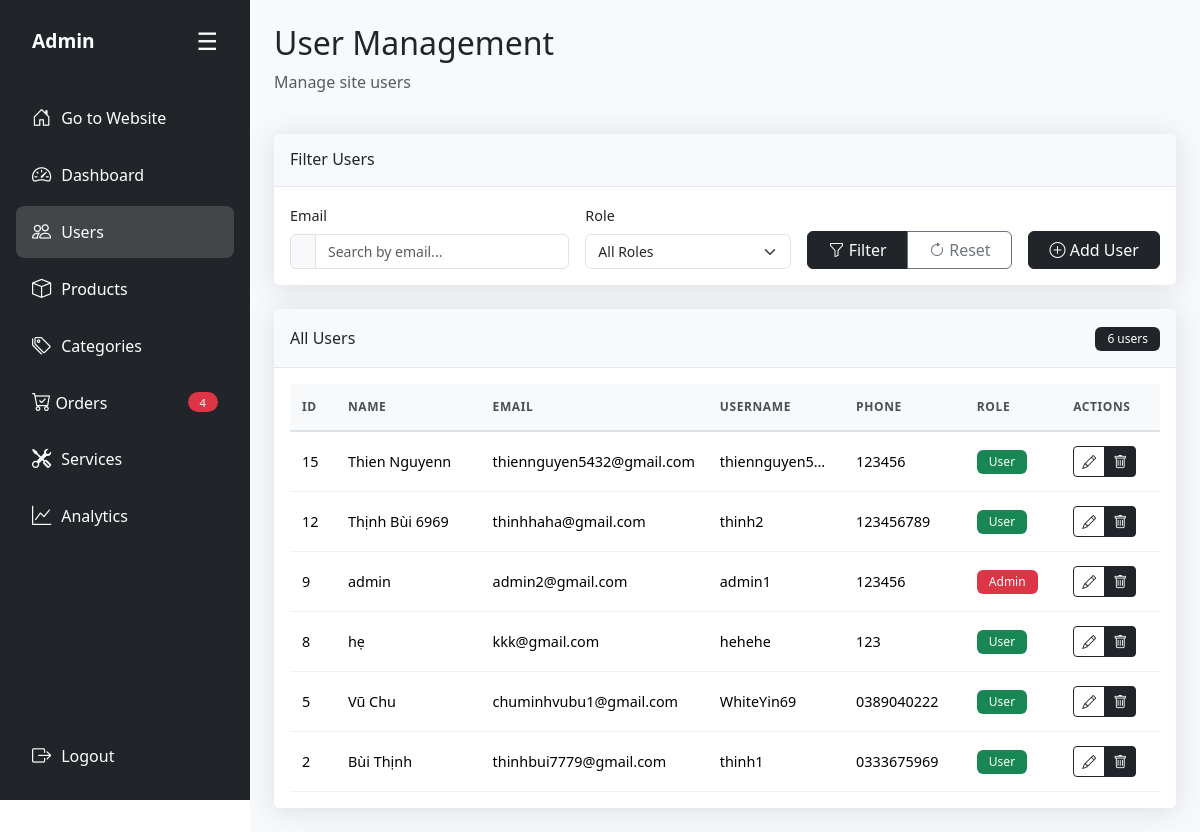
Page /admin/modules/users.php (signed in) on the committed database.
### tables this page shows
CREATE TABLE `site_user` (
  `id` int(11) NOT NULL,
  `name` varchar(50) DEFAULT NULL,
  `address` varchar(255) DEFAULT NULL,
  `email` varchar(255) NOT NULL,
  `phone` varchar(50) DEFAULT NULL,
  `username` varchar(50) NOT NULL,
  `password` varchar(255) NOT NULL,
  `role` tinyint(1) NOT NULL DEFAULT 0,
  `reset_token` varchar(64) DEFAULT NULL
);

### admin/modules/users.php (the view, shortened to what this page needs)
<?php
require_once '../includes/admin-layout.php';
$action = $_POST['action'] ?? $_GET['action'] ?? 'list';
?>
<div class="row mb-4">
    <div class="col-12">
        <h2>User Management</h2>
        <p class="text-muted">Manage site users</p>
    </div>
</div>
<?php if ($action == 'add'): ?>
    <div class="row justify-content-center">
        <div class="col-12 col-lg-10 col-xl-8">
            <div class="card">
                <div class="card-header">
                    <h6 class="m-0 font-weight-bold text-dark">Add New User</h6>
                </div>
                <div class="card-body">
                    <form method="POST" action="users.php?action=add">
                        <div class="row">
                            <div class="col-12 col-md-6 mb-3">
                                <label class="form-label">Full Name</label>
                                <input type="text" class="form-control" name="name" required>
                            </div>
                            <div class="col-12 col-md-6 mb-3">
                                <label class="form-label">Email</label>
                                <input type="email" class="form-control" name="email" required>
                            </div>
                        </div>
                        <div class="row">
                            <div class="col-12 col-md-6 mb-3">
                                <label class="form-label">Phone</label>
                                <input type="text" class="form-control" name="phone">
                            </div>
                            <div class="col-12 col-md-6 mb-3">
                                <label class="form-label">Username</label>
                                <input type="text" class="form-control" name="username" required>
                            </div>
                        </div>
                        <div class="row">
                            <div class="col-12 col-md-6 mb-3">
                                <label class="form-label">Password</label>
                                <input type="password" class="form-control" name="password" required>
                            </div>
                            <div class="col-12 col-md-6 mb-3">
                                <label class="form-label">Role</label>
                                <select class="form-control" name="role">
                                    <option value="1">User</option>
                                    <option value="0">Admin</option>
                                </select>
                            </div>
                        </div>
                        <div class="mb-3">
                            <label class="form-label">Address</label>
                            <textarea class="form-control" name="address" rows="3"></textarea>
                        </div>
                        <div class="d-flex flex-column flex-md-row gap-2">
                            <button type="submit" class="btn btn-dark">Add User</button>
                            <button type="button" onclick="location.href='users.php'" class="btn btn-outline-dark">Cancel</button>
                        </div>
                    </form>
                </div>
            </div>
        </div>
    </div>
<?php else: ?>
    <div class="row mb-4">
        <div class="col-12">
            <div class="card">
                <div class="card-header py-3">
                    <h6 class="m-0 font-weight-bold text-dark">Filter Users</h6>
                </div>
                <div class="card-body">
                    <form method="GET" action="" id="filterForm">
                        <div class="row g-3 align-items-end">
                            <div class="col-md-4">
                                <label for="email_filter" class="form-label">Email</label>
                                <div class="input-group">
                                    <span class="input-group-text"><i class="bi bi-envelope-search"></i></span>
                                    <input type="text"
                                           class="form-control"
                                           id="email_filter"
                                           name="email_filter"
                                           placeholder="Search by email..."
                                           value="<?php echo isset($_GET['email_filter']) ? htmlspecialchars($_GET['email_filter']) : ''; ?>">
                                </div>
                            </div>
                            <div class="col-md-3">
                                <label for="role_filter" class="form-label">Role</label>
                                <select class="form-select" id="role_filter" name="role_filter">
                                    <option value="">All Roles</option>
                                </select>
                            </div>
                            <div class="col-md-3">
                                <div class="btn-group w-100" role="group">
                                    <button type="submit" class="btn btn-dark">
                                        <i class="bi bi-funnel"></i> Filter
                                    </button>
                                    <a href="users.php" class="btn btn-outline-secondary">
                                        <i class="bi bi-arrow-clockwise"></i> Reset
                                    </a>
                                </div>
                            </div>
                            <div class="col-md-2">
                                <a href="users.php?action=add" class="btn btn-dark w-100">
                                    <i class="bi bi-plus-circle"></i> Add User
                                </a>
                            </div>
                        </div>
                    </form>
                </div>
            </div>
        </div>
    </div>
    <div class="row">
        <div class="col-12">
            <div class="card">
                <div class="card-header py-3 d-flex flex-column flex-md-row justify-content-between align-items-start align-items-md-center gap-2">
                    <h6 class="m-0 font-weight-bold text-dark">
                        All Users
                    </h6>
                    <div>
                        <?php
                        $count_sql = "SELECT COUNT(*) as total FROM site_user WHERE 1=1";
                        $count_params = [];
                        try {
                            $count_stmt = $conn->prepare($count_sql);
                            if (!empty($count_params)) {
                                $count_stmt->execute($count_params);
                            } else {
                                $count_stmt->execute();
                            }
                            $total_users = $count_stmt->fetchColumn();
                            echo "<span class='badge bg-dark'>{$total_users} users</span>";
                        } catch (Exception $e) {
                            echo "<span class='badge bg-danger'>Error</span>";
                        }
                        ?>
                    </div>
                </div>
                <div class="card-body">
                    <div class="d-none d-md-block">
                        <div class="table-responsive">
                            <table class="table table-hover" id="usersTable">
                                <thead>
                                    <tr>
                                        <th>ID</th>
                                        <th>Name</th>
                                        <th>Email</th>
                                        <th class="d-none d-lg-table-cell">Username</th>
                                        <th class="d-none d-lg-table-cell">Phone</th>
                                        <th>Role</th>
                                        <th>Actions</th>
                                    </tr>
                                </thead>
                                <tbody>
                                    <?php
                                    $sql = "SELECT * FROM site_user WHERE 1=1";
                                    $params = [];
                                    $sql .= " ORDER BY id DESC";
                                    try {
                                        $stmt = $conn->prepare($sql);
                                        $stmt->execute($params);
                                        while ($user = $stmt->fetch(PDO::FETCH_ASSOC)) {
                                            $role_text = $user['role'] == 0 ? 'Admin' : 'User';
                                            $role_color = $user['role'] == 0 ? 'danger' : 'success';
                                            echo "<tr>";
                                            echo "<td>{$user['id']}</td>";
                                            echo "<td class='text-truncate' style='max-width: 150px;'>" . htmlspecialchars($user['name']) . "</td>";
                                            echo "<td class='text-truncate' style='max-width: 200px;'>" . htmlspecialchars($user['email']) . "</td>";
                                            echo "<td class='d-none d-lg-table-cell text-truncate' style='max-width: 120px;'>" . htmlspecialchars($user['username']) . "</td>";
                                            echo "<td class='d-none d-lg-table-cell'>" . htmlspecialchars($user['phone']) . "</td>";
                                            echo "<td><span class='badge bg-{$role_color}'>{$role_text}</span></td>";
                                            echo "<td>";
                                            echo "<div class='btn-group btn-group-sm' role='group'>";
                                            echo "<a href='users.php?action=edit&id={$user['id']}' class='btn btn-outline-dark' title='Edit User'><i class='bi bi-pencil'></i></a>";
                                            echo "<a href='users.php?action=delete&id={$user['id']}' class='btn btn-dark' onclick='return confirm(\"Are you sure you want to delete this user?\")' title='Delete User'><i class='bi bi-trash'></i></a>";
                                            echo "</div>";
                                            echo "</td>";
                                            echo "</tr>";
                                        }
                                    } catch (Exception $e) {
                                        echo "<tr><td colspan='7' class='text-center text-danger'>Error loading users: {$e->getMessage()}</td></tr>";
                                    }
                                    ?>
                                </tbody>
                            </table>
                        </div>
                    </div>
                </div>
            </div>
        </div>
    </div>
<?php endif; ?>
<?php require_once '../includes/admin-layout-footer.php'; ?>

### asset/admin-style.css (style rules this page uses)
body { min-height: 100vh; margin: 0; font-family: 'Segoe UI', Tahoma, Geneva, Verdana, sans-serif; }
.card { box-shadow: 0 0.15rem 1.75rem 0 rgba(58, 59, 69, 0.15); border: none; border-radius: 0.35rem; }
.card-header { background-color: #f8f9fc; border-bottom: 1px solid #e3e6f0; }
.table { margin-bottom: 0; color: #212529; font-size: 0.875rem; }
.table th { background-color: #f8f9fa; border-top: none; font-weight: 600; color: #495057; border-bottom: 2px solid #e9ecef; padding: 0.75rem 0.5rem; text-transform: uppercase; letter-spacing: 0.05em; white-space: nowrap; vertical-align: middle; }
.table td { border-top: 1px solid #e9ecef; padding: 0.75rem 0.5rem; vertical-align: middle; border-bottom: 1px solid #f1f1f1; }
.badge { font-size: 0.75rem; font-weight: 500; padding: 0.375rem 0.75rem; }
.table { font-size: 0.875rem; margin-bottom: 0; }
.table th { font-weight: 600; text-transform: uppercase; font-size: 0.75rem; letter-spacing: 0.05em; border-bottom: 2px solid #dee2e6; padding: 0.75rem 0.5rem; white-space: nowrap; vertical-align: middle; }
.table td { padding: 0.75rem 0.5rem; vertical-align: middle; border-bottom: 1px solid #f1f1f1; }
.text-truncate { white-space: nowrap; overflow: hidden; text-overflow: ellipsis; }
.badge { font-weight: 500; font-size: 0.75rem; padding: 0.375rem 0.75rem; }
@media (min-width: 768px) { .table th, .table td { padding: 0.75rem 0.5rem; } }
@media (min-width: 1200px) { .table { font-size: 0.9rem; } }
@media (min-width: 1200px) { .table th, .table td { padding: 0.875rem 0.75rem; } }
@media (min-width: 1200px) { .form-label { font-size: 0.9rem; } }
@media (min-width: 1200px) { .form-select, .form-control { font-size: 0.875rem; } }

### rows in the picture
site_user: id "15", name "Thien Nguyenn", email "thiennguyen5432@gmail.com", username "thiennguyen5…", phone "123456", role "User"
site_user: id "12", name "Thịnh Bùi 6969", email "thinhhaha@gmail.com", username "thinh2", phone "123456789", role "User"
site_user: id "9", name "admin", email "admin2@gmail.com", username "admin1", phone "123456", role "Admin"
site_user: id "8", name "hẹ", email "kkk@gmail.com", username "hehehe", phone "123", role "User"
site_user: id "5", name "Vũ Chu", email "chuminhvubu1@gmail.com", username "WhiteYin69", phone "0389040222", role "User"
site_user: id "2", name "Bùi Thịnh", email "thinhbui7779@gmail.com", username "thinh1", phone "0333675969", role "User"

### other values in the picture
$new_orders_count "4"
$total_users "6"
